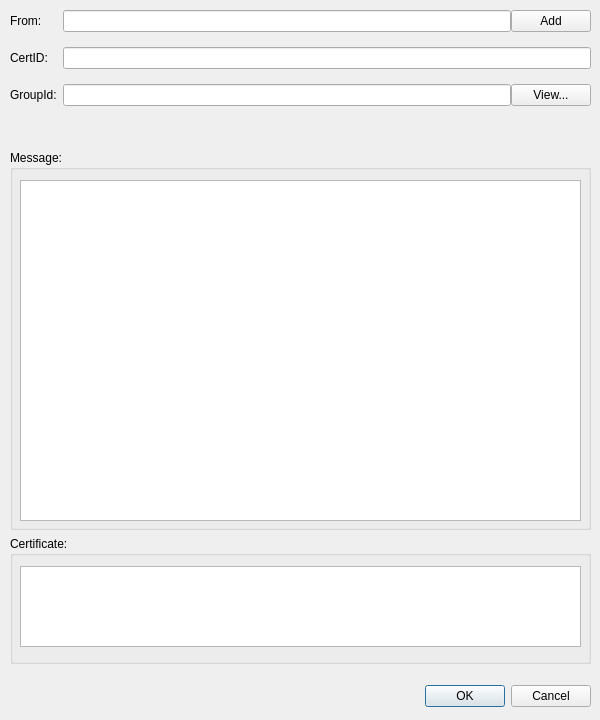
<?xml version="1.0" encoding="UTF-8"?>
<ui version="4.0">
 <class>MessageDialog</class>
 <widget class="QDialog" name="MessageDialog">
  <property name="geometry">
   <rect>
    <x>0</x>
    <y>0</y>
    <width>600</width>
    <height>720</height>
   </rect>
  </property>
  <property name="sizePolicy">
   <sizepolicy hsizetype="Fixed" vsizetype="Fixed">
    <horstretch>0</horstretch>
    <verstretch>0</verstretch>
   </sizepolicy>
  </property>
  <property name="minimumSize">
   <size>
    <width>600</width>
    <height>440</height>
   </size>
  </property>
  <property name="maximumSize">
   <size>
    <width>600</width>
    <height>720</height>
   </size>
  </property>
  <property name="baseSize">
   <size>
    <width>600</width>
    <height>500</height>
   </size>
  </property>
  <property name="windowTitle">
   <string>Message</string>
  </property>
  <widget class="QDialogButtonBox" name="buttonBox">
   <property name="geometry">
    <rect>
     <x>390</x>
     <y>680</y>
     <width>201</width>
     <height>32</height>
    </rect>
   </property>
   <property name="orientation">
    <enum>Qt::Horizontal</enum>
   </property>
   <property name="standardButtons">
    <set>QDialogButtonBox::Cancel|QDialogButtonBox::Ok</set>
   </property>
  </widget>
  <widget class="QWidget" name="verticalLayoutWidget">
   <property name="geometry">
    <rect>
     <x>10</x>
     <y>10</y>
     <width>581</width>
     <height>654</height>
    </rect>
   </property>
   <layout class="QVBoxLayout" name="verticalLayout">
    <item>
     <layout class="QFormLayout" name="formLayout">
      <property name="sizeConstraint">
       <enum>QLayout::SetMinimumSize</enum>
      </property>
      <property name="fieldGrowthPolicy">
       <enum>QFormLayout::ExpandingFieldsGrow</enum>
      </property>
      <property name="verticalSpacing">
       <number>15</number>
      </property>
      <item row="1" column="0">
       <widget class="QLabel" name="lbFrom">
        <property name="text">
         <string>From:</string>
        </property>
       </widget>
      </item>
      <item row="1" column="1">
       <layout class="QHBoxLayout" name="horizontalLayout">
        <item>
         <widget class="QLineEdit" name="leFrom">
          <property name="readOnly">
           <bool>true</bool>
          </property>
         </widget>
        </item>
        <item>
         <widget class="QPushButton" name="btnMakeFriend">
          <property name="text">
           <string>Add</string>
          </property>
         </widget>
        </item>
       </layout>
      </item>
      <item row="2" column="0">
       <widget class="QLabel" name="lbCertID">
        <property name="text">
         <string>CertID:</string>
        </property>
       </widget>
      </item>
      <item row="2" column="1">
       <widget class="QLineEdit" name="leCertID">
        <property name="readOnly">
         <bool>true</bool>
        </property>
       </widget>
      </item>
      <item row="3" column="0">
       <widget class="QLabel" name="lblGroupId">
        <property name="text">
         <string>GroupId:</string>
        </property>
       </widget>
      </item>
      <item row="3" column="1">
       <layout class="QHBoxLayout" name="horizontalLayout_6">
        <item>
         <widget class="QLineEdit" name="leGroupId"/>
        </item>
        <item>
         <widget class="QPushButton" name="btnViewGroup">
          <property name="text">
           <string>View...</string>
          </property>
         </widget>
        </item>
       </layout>
      </item>
     </layout>
    </item>
    <item>
     <widget class="QGroupBox" name="grpMessage">
      <property name="sizePolicy">
       <sizepolicy hsizetype="Preferred" vsizetype="Preferred">
        <horstretch>0</horstretch>
        <verstretch>0</verstretch>
       </sizepolicy>
      </property>
      <property name="minimumSize">
       <size>
        <width>0</width>
        <height>380</height>
       </size>
      </property>
      <property name="baseSize">
       <size>
        <width>0</width>
        <height>380</height>
       </size>
      </property>
      <property name="title">
       <string>Message:</string>
      </property>
      <widget class="QTextEdit" name="ptxtMessage">
       <property name="geometry">
        <rect>
         <x>10</x>
         <y>30</y>
         <width>561</width>
         <height>341</height>
        </rect>
       </property>
      </widget>
     </widget>
    </item>
    <item>
     <widget class="QGroupBox" name="grpCert">
      <property name="sizePolicy">
       <sizepolicy hsizetype="Preferred" vsizetype="Fixed">
        <horstretch>0</horstretch>
        <verstretch>0</verstretch>
       </sizepolicy>
      </property>
      <property name="minimumSize">
       <size>
        <width>0</width>
        <height>128</height>
       </size>
      </property>
      <property name="title">
       <string>Certificate:</string>
      </property>
      <widget class="QPlainTextEdit" name="ptxtCert">
       <property name="geometry">
        <rect>
         <x>10</x>
         <y>30</y>
         <width>561</width>
         <height>81</height>
        </rect>
       </property>
       <property name="sizePolicy">
        <sizepolicy hsizetype="Fixed" vsizetype="Expanding">
         <horstretch>0</horstretch>
         <verstretch>0</verstretch>
        </sizepolicy>
       </property>
       <property name="font">
        <font>
         <family>Fixedsys</family>
         <pointsize>6</pointsize>
        </font>
       </property>
       <property name="readOnly">
        <bool>true</bool>
       </property>
      </widget>
     </widget>
    </item>
   </layout>
  </widget>
 </widget>
 <tabstops>
  <tabstop>leFrom</tabstop>
  <tabstop>btnMakeFriend</tabstop>
  <tabstop>ptxtCert</tabstop>
  <tabstop>ptxtMessage</tabstop>
  <tabstop>leCertID</tabstop>
 </tabstops>
 <resources/>
 <connections>
  <connection>
   <sender>buttonBox</sender>
   <signal>accepted()</signal>
   <receiver>MessageDialog</receiver>
   <slot>accept()</slot>
   <hints>
    <hint type="sourcelabel">
     <x>248</x>
     <y>254</y>
    </hint>
    <hint type="destinationlabel">
     <x>157</x>
     <y>274</y>
    </hint>
   </hints>
  </connection>
  <connection>
   <sender>buttonBox</sender>
   <signal>rejected()</signal>
   <receiver>MessageDialog</receiver>
   <slot>reject()</slot>
   <hints>
    <hint type="sourcelabel">
     <x>316</x>
     <y>260</y>
    </hint>
    <hint type="destinationlabel">
     <x>286</x>
     <y>274</y>
    </hint>
   </hints>
  </connection>
 </connections>
</ui>
